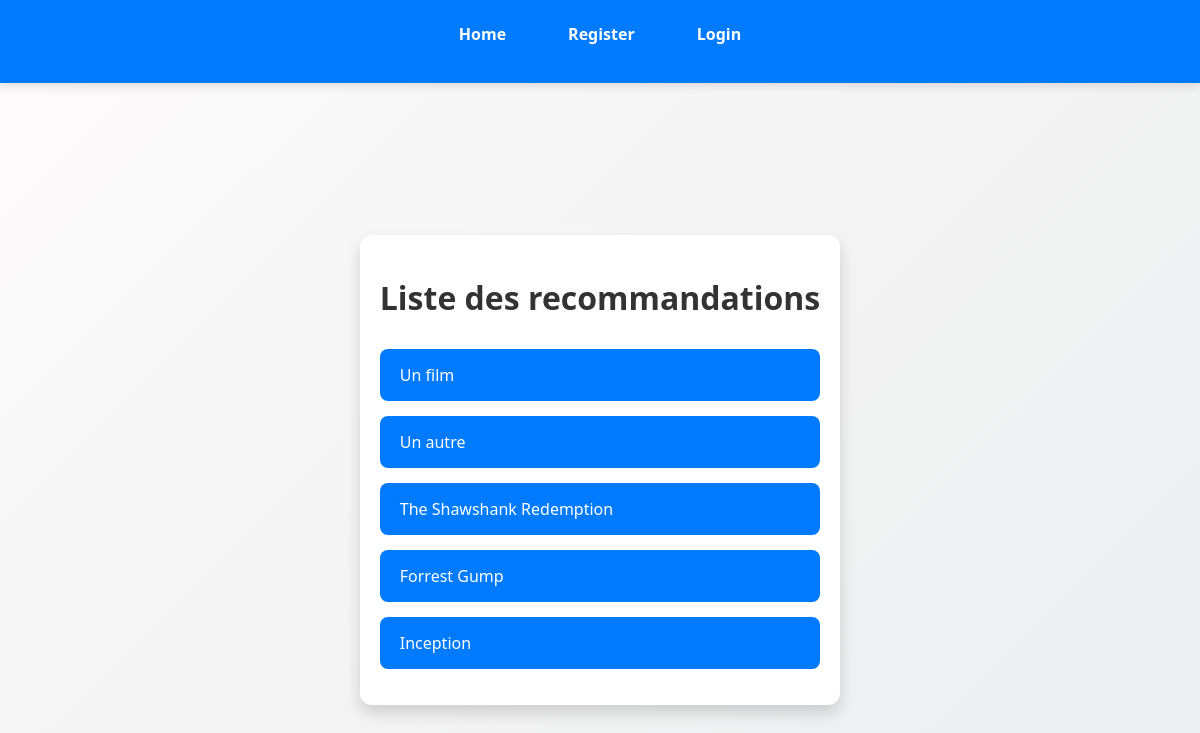
The page / on the database its author committed.
### tables this page shows
CREATE TABLE `reco_item` (
  `id` int(11) NOT NULL,
  `label` varchar(100) NOT NULL,
  `description` text,
  `url` varchar(255) NOT NULL,
  `created_at` timestamp NOT NULL DEFAULT CURRENT_TIMESTAMP,
  `updated_at` timestamp NOT NULL DEFAULT CURRENT_TIMESTAMP
);

### index.php (the view, shortened to what this page needs)
<?php
require_once "connection.php";
$sql = 'SELECT * FROM reco_item';
$stmt_sql = $connexion->query($sql);
$rows = $stmt_sql->fetchAll(PDO::FETCH_ASSOC);
?>
<!DOCTYPE html>
<html lang="fr">
<head>
</head>
<body>
    <?php require_once "_menu.php"; ?>
    <div class="container">
        <h1>Liste des recommandations</h1>
        <ul>
            <?php foreach ($rows as $item) { ?>
                <li>
                    <a href="reco.php?id=<?php echo htmlspecialchars($item['id']); ?>">
                        <?php echo htmlspecialchars($item['label']); ?>
                    </a>
                </li>
            <?php } ?>
        </ul>
    </div>
</body>
</html>

### styles/main.css (style rules this page uses)
body { background: linear-gradient(135deg, #fdfbfb, #ebedee); font-family: 'Segoe UI', Tahoma, Geneva, Verdana, sans-serif; display: flex; justify-content: center; align-items: center; height: 100vh; margin: 0; }
h1 { text-align: center; color: #333; margin-bottom: 30px; }

### index.php (style rules this page uses)
body { margin: 0; padding: 0; font-family: "Segoe UI", Tahoma, Geneva, Verdana, sans-serif; background: linear-gradient(to right, #e0eafc, #cfdef3); min-height: 100vh; }
.container { max-width: 900px; margin: 50px auto; padding: 20px; background-color: white; border-radius: 12px; box-shadow: 0 8px 16px rgba(0,0,0,0.15); }
h1 { text-align: center; color: #333; margin-bottom: 30px; }
ul { list-style-type: none; padding: 0; }
li { margin-bottom: 15px; }
a { display: block; background-color: #007BFF; color: white; text-decoration: none; padding: 15px 20px; border-radius: 8px; transition: background-color 0.3s ease; }

### _menu.php (style rules this page uses)
body { padding-top: 70px; }

### rows shown on the page
reco_item: label "Un film"
reco_item: label "Un autre"
reco_item: label "The Shawshank Redemption"
reco_item: label "Forrest Gump"
reco_item: label "Inception"
